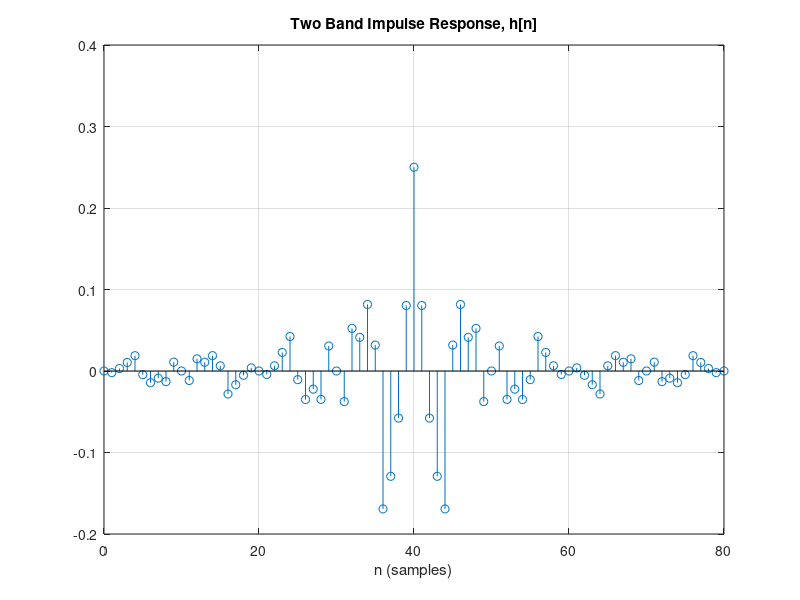
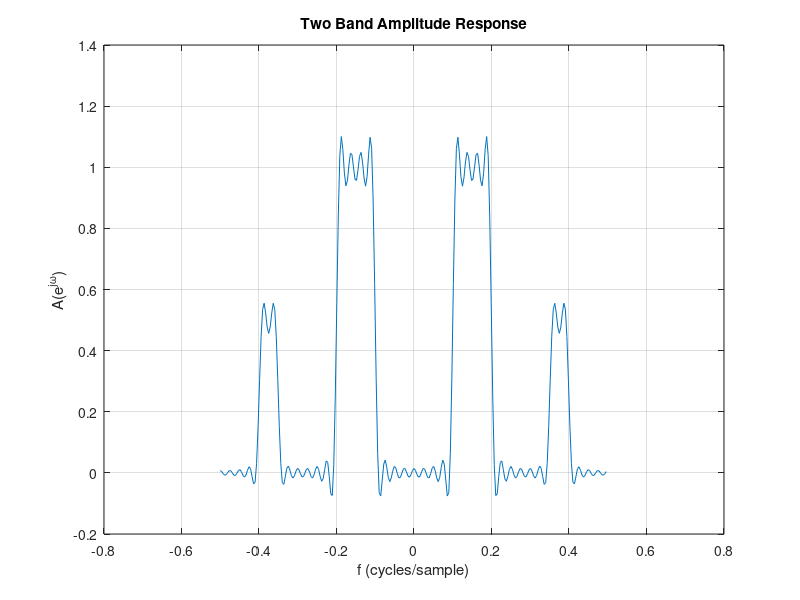

Write the MATLAB code that produced these figures, in order.
%% Example - Two Band Filter
% Design a two band filter, using the impulse response truncation techinue,
% with M=80, f11=0.1, f21=0.2, f12=0.35, f22=0.4, C1=1, C2=0.5. Plot the 
% impulse response on one figure and the amplitude response on a second 
% figure for f from -0.5 to 0.5 cycles/sample. Use the MATLAB function fft
% to generate the amplitude response.
%% Define intial values
f11=.1; % (cycles/sample)
f21=.2; 
f12=.35;
f22=.4;
C1=1;
C2=.5;
M=80; % order of filter
n=0:M; % sample indices
%% Generate and plot the impulse response, h
h1=2*f21*sinc(2*f21*(n-M/2))-2*f11*sinc(2*f11*(n-M/2)); %IR for first band
h2=2*f22*sinc(2*f22*(n-M/2))-2*f12*sinc(2*f12*(n-M/2)); %IR for 2nd band
h=C1*h1+C2*h2;  %IR for the 2 bands with gains are summed
figure(1)
clf
stem(n,h)
title('Two Band Impulse Response, h[n]')
xlabel('n (samples)')
grid
%% Generate and plot the amplitude response
figure(2)
clf
L=256;
hz=[h,zeros(1,L-length(h))];
H=fft(hz);
k=0:L-1;
% M is even - thus this a type 1 filter with a linear phase response of 
% -(M/2)*2*pi*f, where f=k/L
W=exp(-j*(-(M/2)*2*pi)*k/L);    %W vector is complex exp of phase response
A=H.*W;
A=real(A);  %find real A to remove imaginary
plot(k/L-0.5,fftshift(A))   %use ffshift since fft generates freq resp from 0 to L-1; need to generate for cycles per sample so we need x-axis to be k/L shifted by 0.5 for a double sided spectrum
ylabel('A(e^{j\omega})')    %2 band AR
title('Two Band Amplitude Response')
xlabel('f (cycles/sample)')
grid


